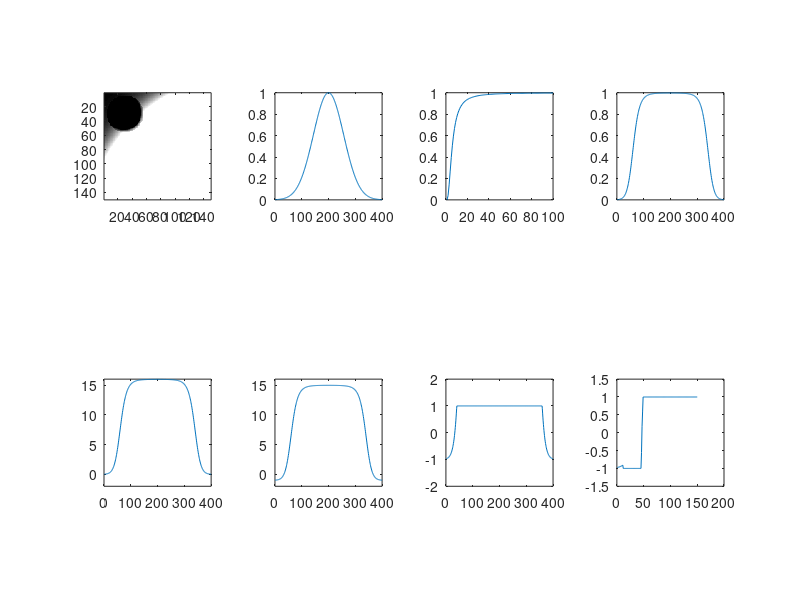

The MATLAB source for this figure:
%
% 10-9-2013 note save 'sta2' as model V1 cell RF
%
% source: http://www.icn.ucl.ac.uk/courses/MATLAB-Tutorials/Elliot_Freeman/html/gabor_tutorial.html
%close all
clear all

nW = 2; %n of Sun
L50W = .05; %L50 of Sun (originally 0.1) try 0.01
amp = 16; %saturation of Sun (originally 32) try 4.5
ampB=1; %saturation of Linear Venus 
ampBNL=-16; %saturation of Nonlinear Venus (originally -15)
nB =1; %n of Venus
L50B = 0.05; %L50 of Venus

pix_per_deg=18/8; %/8 for Hartley8
s1=linspace(0,2*pi,100);

%%
%============================================
% white Gauss
imSize = 400;    % image size: n X n
lamda = imSize*2*2;     % wavelength (number of pixels per cycle)
theta = 0;    % grating orientation
sigma = 80;    % gaussian standard deviation in pixels
phase = 0.25;    % phase (0 -> 1)
trim = .05;    % trim off gaussian values smaller than this

%%
%=======make linear ramp
X = 1:imSize;             % X is a vector from 1 to imageSize
X0 = (X / imSize) - .5;    % rescale X -> -.5 to .5

%%
%=============Now make a 2D grating
% Start with a 2D ramp use meshgrid to make 2 matrices with ramp values across columns (Xm) or across rows (Ym) respectively

[Xm Ym] = meshgrid(X0, X0);             % 2D matrices
% imagesc( [ Xm Ym ] );                   % display Xm and Ym
% colorbar; axis on                      % add colour bar to see values

%%
%=============Make 2D gaussian blob
s = sigma / imSize;                     % gaussian width as fraction of imageSize
gaussW = exp( -(((Xm.^2)+(Ym.^2)) ./ (2* s^2)) ); % formula for 2D gaussian
curveW = diag(gaussW);
figure(1);subplot(2,4,2); plot(curveW);colormap(gray); axis square;                   % display
%axis on; axis image;     % use gray colormap

%%
%NONLINEARITY gaussW
% nW = 2.2;
% L50W = 0.1;
gaussWNL= (gaussW.^nW)./(L50W^nW+gaussW.^nW);
nonlinear = linspace(0,1,100);
nonlinear = (nonlinear.^nW)./(L50W^nW+nonlinear.^nW);
% curveNL = diag(nonlinear);
subplot(2,4,3); plot(nonlinear);colormap(gray); axis square;
subplot(2,4,4); plot(diag(gaussWNL)); colormap(gray); axis square;
temp = [1 100];
%figure(2);plot(temp.^nW)./(L50W^nW+temp.^nW);% ylim([-2 30]); axis square;

%%
% ==========================================
% black Gauss
% imSize = 48;    % image size: n X n
% lamda = 96*2;     % wavelength (number of pixels per cycle)
% theta = 0;    % grating orientation
sigma = 7;    % gaussian standard deviation in pixels (originally 3)
phase = 0.75;    % phase (0 -> 1)
trim = .05;    % trim off gaussian values smaller than this
x_pos=102; % centr pos =24,24
y_pos=102;

%gaussW=(gaussW*amp)-1;
%gaussWNL=gaussWNL*2;
gaussWNL=(gaussWNL*amp);
curve10 = diag(gaussWNL);
subplot(2,4,5); plot(curve10); axis square;ylim ([-2, 16]);
gaussWNL= gaussWNL -1;
curve = diag(gaussWNL);
subplot(2,4,6);plot(curve); ylim([-2 30]); axis square; ylim([-2,16]);
gaussWNL(gaussWNL>1)=1; %TOGGLE TO MAKE VENUS GROW
curve = diag(gaussWNL);
subplot(2,4,7);plot(curve); ylim([-2 30]); axis square; ylim([-2,2]);
% fname=['C:\Users\Tyler\Desktop\Matlab\gaussWNL2.png'];
% saveas(3,fname);
% curveW = diag(gaussW);
% figure(2);plot(curveW); ylim([-2 30]); axis square;
% hold on;
% plot([0 400],[1 1],'r');
% hold off;
% fname=['C:\Users\Tyler\Desktop\Matlab\gaussW2.png'];
% saveas(2,fname);


for i=100:-1:30
%i=55;
x_pos=i; % sim_real1 is 66,83
y_pos=i;
%%
%=======make linear ramp
X = 1:imSize;             % X is a vector from 1 to imageSize
XB = (X / imSize) - .5;    % rescale X -> -.5 to .5
YB= (X / imSize) - .5; 
XB=circshift(XB,[0 x_pos-imSize/2]);
YB=circshift(YB,[0 y_pos-imSize/2]);
%%
%=============Now make a 2D grating
% Start with a 2D ramp use meshgrid to make 2 matrices with ramp values across columns (Xm) or across rows (Ym) respectively

[Xm Ym] = meshgrid(XB, YB);             % 2D matrices
% imagesc( [ Xm Ym ] );   
% imagesc( [ Xm ] );% display Xm and Ym
% colorbar; axis on                      % add colour bar to see values

%%
%=============Make 2D gaussian blob
s = sigma / imSize;                     % gaussian width as fraction of imageSize
gaussB = -exp( -(((Xm.^2)+(Ym.^2)) ./ (2* s^2)) ); % formula for 2D gaussian
ind=find(gaussB>-.0011);
gaussB(ind)=0;
ind=find(gaussB~=0);
gaussB=gaussB*ampB;
curveB = diag(gaussB);
%figure(9);plot(curveB); colormap(gray); %xlim([0 200]);
% gaussB(ind)=gaussB(ind)*-1;
%figure(2);imagesc( gaussB, [-1 1] ); colormap(gray)                       % display
%axis on; axis image;     % use gray colormap

%%
%NONLINEARITY gaussB
% nB = 1;
% L50B = 0.1;
gaussBNL=gaussB.*-1;
gaussBNL= (gaussBNL.^nB)./(L50B^nB+gaussBNL.^nB);
nonlinear = linspace(0,1,100);
nonlinear = (nonlinear.^nB)./(L50B^nB+nonlinear.^nB);
%figure(2);plot(nonlinear); colormap(gray);  
gaussBNL= gaussBNL.*ampBNL;

%%
% amp = 32;
%gaussW=gaussW*2;
% gaussW=(gaussW*amp)-1;
% %gaussWNL=gaussWNL*2;
% gaussWNL=(gaussWNL*amp)-1;
%gaussWNL(gaussWNL>1)=1;
% gaussW=gaussW*3;
gaussWB=gaussW+gaussB;
gaussWNLB = gaussWNL + gaussB;
gaussWNLBNL = gaussWNL + gaussBNL;
gaussWNLBNL = gaussWNLBNL(1:150,1:150);
%curve3 = diag(gaussWNLBNL);
%subplot(1,4,4);drawmat(gaussWNLBNL,.2,.01,10,'r'); axis square;
gaussWNLBNL(gaussWNLBNL>1)=1;
gaussWNLBNL(gaussWNLBNL<-1)=-1;
subplot(2,4,8);plot(diag(gaussWNLBNL)); colormap(gray); axis square; ylim([-1.5,1.5]);

%[BW1 thresh] = edge(interp2(gaussWNLBNL,'spline',8),'canny',[0.04,0.06],0.1); figure(5); clf;ttx=BW1*0+1; imshow(xor(BW1,ttx));
%[BW1 thresh] = edge(gaussWNLBNL,'canny',[0.02,0.06],0.5); subplot(1,4,3); ttx=BW1*0+1; imshow(xor(BW1,ttx));

%[0.02,0.05],0.05
subplot(2,4,1);imagesc( gaussWNLBNL, [-1 1] ); colormap('gray'); axis on; axis image;%axis on; title('White Nonlinear Black Nonlinear');
%hold on; plot([0 400],[0 400],'k--'); hold off;
%subplot(2,4,1);imagesc( gaussWB, [-1 1] ); colormap(gray); axis on; axis image; title('Linear');
%subplot(2,4,2);imagesc( gaussWNLB, [-1 1] ); colormap(gray); axis on; axis image; title('White Nonlinear'); 
%subplot(2,4,3);imagesc( gaussWNLBNL, [-1 1] ); colormap(gray); axis on; axis image; title('White Nonlinear Black Nonlinear');     
% use gray colormap

% subplot(1,3,1);imagesc( gaussWNLBNL, [-1 1] ); colormap(gray); axis on; axis image; title('White Nonlinear Black Nonlinear');  
curve1 = diag(gaussBNL);
curve2 = diag(gaussWNL);
curve3 = diag(gaussWNLBNL);
%figure(10); plot(curve3); %ylim([-2 2]);
% hold on;
% plot([0 400],[1 1],'k--');
% plot([0 400],[-1 -1],'k--');
% %plot([0 400],[0 0],'k');
% hold off;
%subplot(2,4,4);plot(curve1);ylim([-amp amp]);
%subplot(1,3,2);
%figure(5);plot(curve2);ylim([-1 1]); axis square;
% hold on; plot(curve1,'r');
% hold off;
% figure();
% subplot(1,2,2);plot(curve3);ylim([-1.5 1.5]); axis square;
% hold on;
% plot([0 200],[0 0],'b--');
% hold off;
%imwrite(gaussWNLBNL,'simulation.png');
% fname=['C:\Users\Tyler\Desktop\Matlab\aureole\aureole' num2str(i) '.png'];
% saveas(4,fname);
% fname=['C:\Users\Tyler\Desktop\Matlab\combined\combined' num2str(i) '.png'];
% saveas(6,fname);
% fname=['C:\Users\Tyler\Desktop\Matlab\red_blue\red_blue' num2str(i) '.png'];
% saveas(5,fname);
pause();
end
